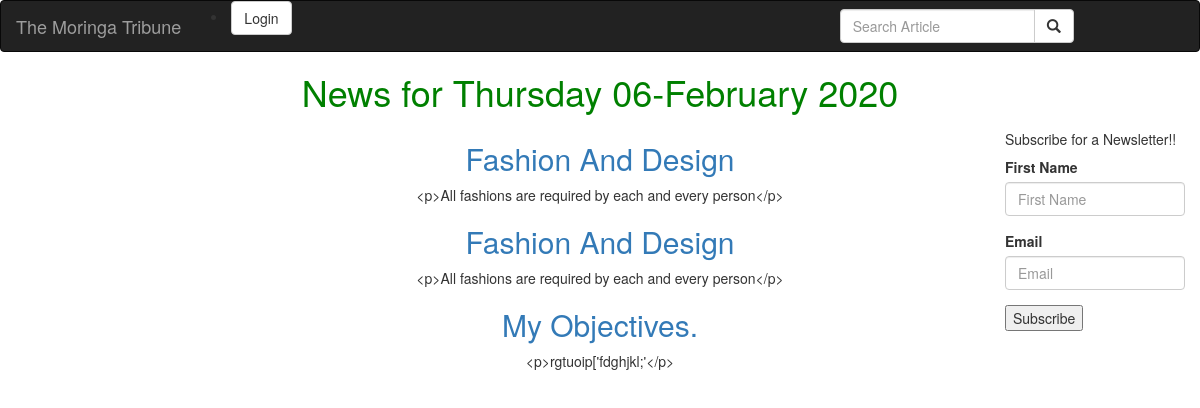
The page / on the database its author committed.
### news/models.py (models this page shows, shortened)
class Article(models.Model):
    title = models.CharField(max_length =60)
    post = HTMLField()
    editor = models.ForeignKey(User,on_delete=models.CASCADE)
    tags = models.ManyToManyField(tags)
    pub_date = models.DateTimeField(auto_now_add=True)
    article_image = models.ImageField(upload_to = 'articles/')
    @classmethod
    def todays_news(cls):
        today = dt.date.today()
        news = cls.objects.filter(pub_date__date = today)
        return news

### news/views.py (the view)
# urls.py: url(r'^$', views.news_today, name = 'newsToday'),
def news_today(request):
    date = dt.date.today()
    news = Article.todays_news()
    if request.method == 'POST':
        form = NewsLetterForm(request.POST)
        if form.is_valid():
            name = form.cleaned_data['your_name']
            email = form.cleaned_data['email']
            recipient = NewsLetterRecipients(name = name,email =email)
            recipient.save()
            send_welcome_email(name,email)
            HttpResponseRedirect('news_today')
    else:
        form = NewsLetterForm()
    return render(request, 'all-news/today-news.html', {"date": date,"news":news,"letterForm":form})

### news/forms.py
class NewsLetterForm(forms.Form):
    your_name = forms.CharField(label='First Name',max_length=30)
    email = forms.EmailField(label='Email')

### news/templates/all-news/today-news.html (shortened to what this page needs)
{% extends 'all-news/base.html'%}
{% load static %}
{% load bootstrap3 %}
{% block content %}
{{block.super}}
<div class="container">
    <div class="row">
      <div class="col-md-2"></div>
      <div class="col-md-8">
    {% for news_item in news %}
        <a href="{% url 'article' news_item.id %} "><h2 class="text-center"> {{ news_item.title }} </h2></a>
        <p class="text-center">{{news_item.post|truncatechars:200}} </p>
      {% empty %}
        <h2 class="text-center">There No News Items</h2>
      {% endfor %}
      </div>
      <div class="col-md-2">
        <div class="card" style="width: 18rem;">
            <div class="card-body">
              <h5 class="card-title">Subscribe for a Newsletter!!</h5>
              <form  action="{%url 'newsToday'%}" method="post" class="card-text">
                {% bootstrap_form letterForm layout='inline' %}
                <input type="submit" value="Subscribe">
              </form>
            </div>
          </div>
        </div>
    </div>
</div>
{% endblock %}

### news/templates/all-news/base.html (shortened to what this page needs)
{% load bootstrap3 %}
{% load static%}
<!DOCTYPE html>
<html>
<head>
  {% block styles %}
    {% bootstrap_css %}
    <link rel="stylesheet" href="{% static 'css/basenews.css' %}">
  {% endblock %}
</head>
<body>
    {% include "navbar.html" %}
    {% block content %} <h1 class='text-center'>News for {{date|date:"l d-F Y"}}</h1> {%endblock%}
</body>
</html>

### news/templates/navbar.html
 <nav class="navbar navbar-inverse">
    <div class="container-fluid">
      <div class="navbar-header">
        <a class="navbar-brand" href="{% url 'newsToday' %}">The Moringa Tribune</a>
      </div>
      <div class="col-sm-4 col-md-4 navbar-right">
        <form class="navbar-form" role="search" action="{% url 'search_results' %}">
          <div class="input-group">
            <input type="text" class="form-control" placeholder="Search Article" name="article">
            <div class="input-group-btn">
              <button class="btn btn-default" type="submit"><i class="glyphicon glyphicon-search"></i></button>
            </div>
          </div>
        </form>
      </div>
        <div class="col-sm-6 col-md-6">
            {% if user.is_authenticated %}
            <ul>
              <li class="dropdown">
                <a href="#" class="dropdown-toggle btn btn-default" data-toggle="dropdown" role="button" aria-expanded="false">Account
                          <span class="caret"></span>
                      </a>
                <ul class="dropdown-menu" role="menu">
                  <li>
                    <a href="{%url 'newsToday'%}">Home</a>
                  </li>
                    <li>
                    <a href="{%url 'new-article'%}">Create Article</a>
                  </li>
                  <li>
                    <a href="/accounts/password/change">Change Password</a>
                  </li>
                  <li>
                    <a href="/logout">Logout</a>
                  </li>
                </ul>
              </li>
            </ul>
            {% else %}
            <li>
              <a class='btn btn-default' href="/accounts/login">Login</a>
            </li>
            {% endif %}
          </div>
    </div>
  </nav>

### static/css/basenews.css (style rules this page uses)
h1 { color: green; }

### rows shown on the page
Article: title "Fashion And Design", post "<p>All fashions are required by each and every person</p>"
Article: title "Fashion And Design", post "<p>All fashions are required by each and every person</p>"
Article: title "My Objectives.", post "<p>rgtuoip['fdghjkl;'</p>"

### other values the page prints
{{ date|date:"l d-F Y" }} "Thursday 06-February 2020"
